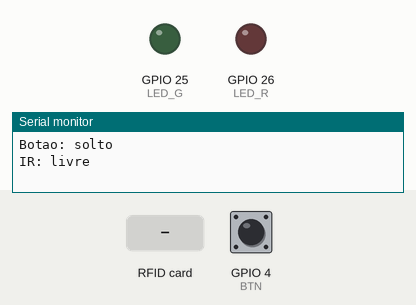
Bench run of a sketch on a simulated ESP32. Parts: output pins drawn as LEDs (lit = HIGH), the last lines printed to the serial monitor. Wiring (inferred from the names in the program): IR receiver: data GPIO 34. Inputs (shaded band) come from the test bench; at power-on: GPIO 4 (BTN) HIGH.

Above: at 3.2 s.
3.3 s: GPIO 4 (BTN) pulled LOW for 0.15 s
At 3.4 s:
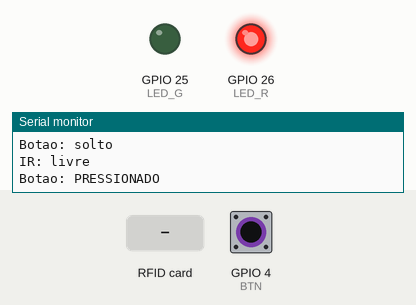
4.9 s: RFID card 5E 7A 19 C4 held to the reader
At 5.5 s:
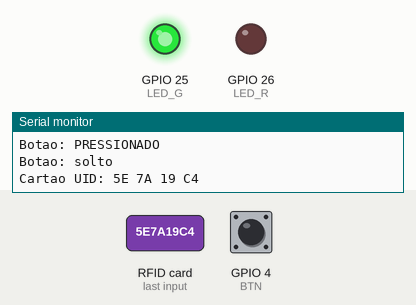
7.9 s: GPIO 4 (BTN) pulled LOW for 3.2 s
At 12.0 s:
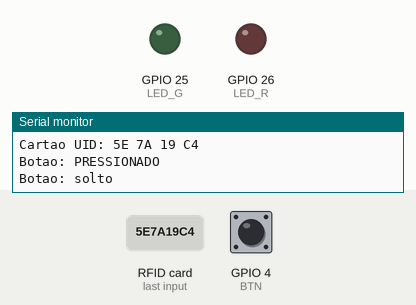
Timing chart, 0 to 13.5 s (numbered marks = the images above; inputs shaded):
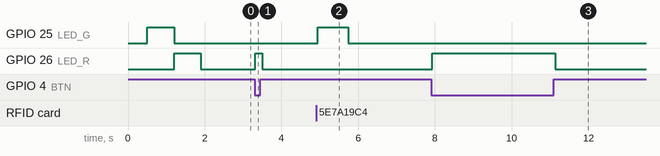

The sketch:

teste_hardware.ino
```cpp
// Teste de hardware do protótipo Tupã — ESP32-WROVER-DEV
// Placa na Arduino IDE: "ESP32 Wrover Module" · Serial Monitor em 115200
// Biblioteca: MFRC522 (GithubCommunity)
// Escrito à mão. Validado em bancada em 26/10/2026 (ver artigo/figuras/).

#include <SPI.h>
#include <MFRC522.h>

#define SS_PIN   5
#define RST_PIN  22
#define BTN      4
#define LED_G    25
#define LED_R    26
#define IR_PIN   34

MFRC522 rfid(SS_PIN, RST_PIN);
int lastBtn = -1, lastIr = -1;

void setup() {
  Serial.begin(115200);
  delay(500);
  pinMode(BTN, INPUT_PULLUP);
  pinMode(LED_G, OUTPUT);
  pinMode(LED_R, OUTPUT);
  pinMode(IR_PIN, INPUT);

  Serial.println("\n== Teste de hardware Tupa ==");

  Serial.println("LED verde...");
  digitalWrite(LED_G, HIGH); delay(700); digitalWrite(LED_G, LOW);
  Serial.println("LED vermelho...");
  digitalWrite(LED_R, HIGH); delay(700); digitalWrite(LED_R, LOW);

  SPI.begin(18, 19, 23, SS_PIN);   // SCK, MISO, MOSI, SS
  rfid.PCD_Init();
  delay(50);
  byte v = rfid.PCD_ReadRegister(MFRC522::VersionReg);
  Serial.printf("RC522 versao: 0x%02X -> %s\n", v,
                (v == 0x00 || v == 0xFF) ? "FALHA: confira SPI, RST e 3.3V" : "OK");

  Serial.println("Aperte o botao, passe a mao no IR e aproxime um cartao.");
}

void loop() {
  int b = digitalRead(BTN);
  int ir = digitalRead(IR_PIN);

  if (b != lastBtn) {
    Serial.println(b == LOW ? "Botao: PRESSIONADO" : "Botao: solto");
    lastBtn = b;
  }
  if (ir != lastIr) {
    Serial.println(ir == LOW ? "IR: obstaculo detectado" : "IR: livre");
    lastIr = ir;
  }

  digitalWrite(LED_R, b == LOW);   // vermelho acende enquanto aperta o botao

  if (rfid.PICC_IsNewCardPresent() && rfid.PICC_ReadCardSerial()) {
    Serial.print("Cartao UID:");
    for (byte i = 0; i < rfid.uid.size; i++) Serial.printf(" %02X", rfid.uid.uidByte[i]);
    Serial.println();
    digitalWrite(LED_G, HIGH); delay(800); digitalWrite(LED_G, LOW);
    rfid.PICC_HaltA();
  }
  delay(20);
}
```

Measured:
- after the input at 3.3 s, GPIO 26 (LED_R): LOW → HIGH at once, → LOW 0.18 s later
- after the input at 4.9 s, GPIO 25 (LED_G): LOW → HIGH at once, → LOW 0.80 s later
- after the input at 7.9 s, GPIO 26 (LED_R): LOW → HIGH at once, → LOW 3.2 s later
